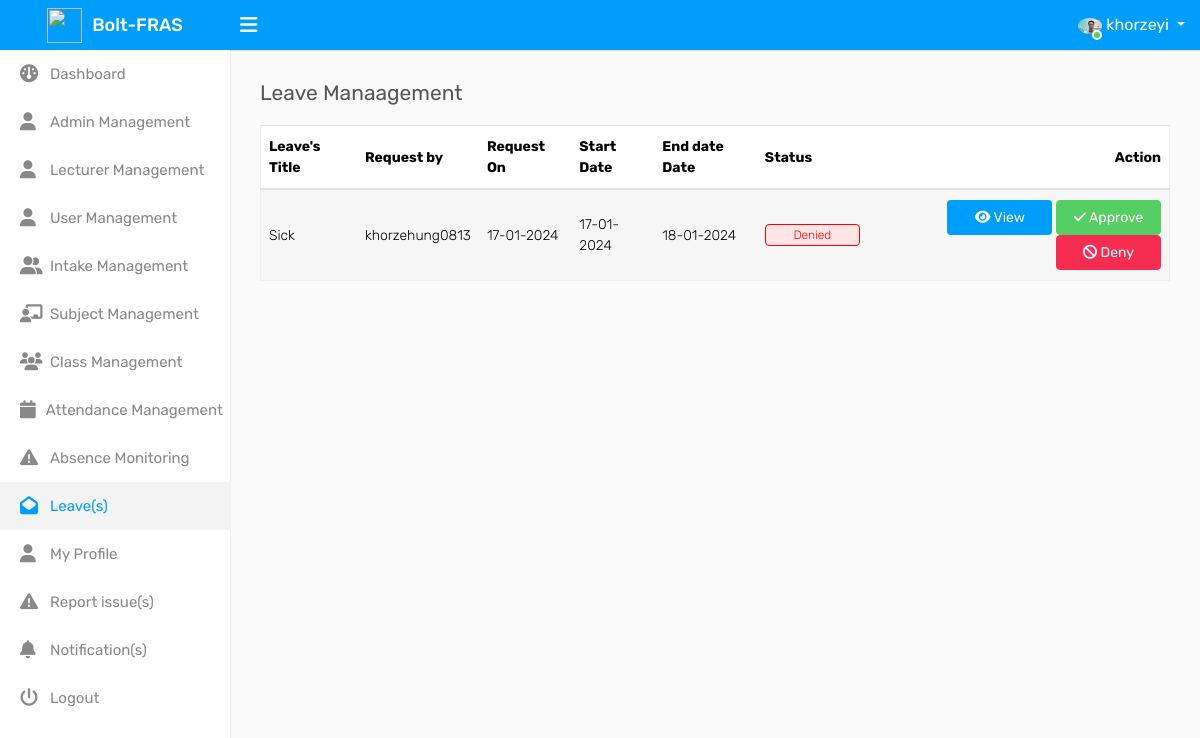
The app's page /admin-leave-management (signed in), older data.
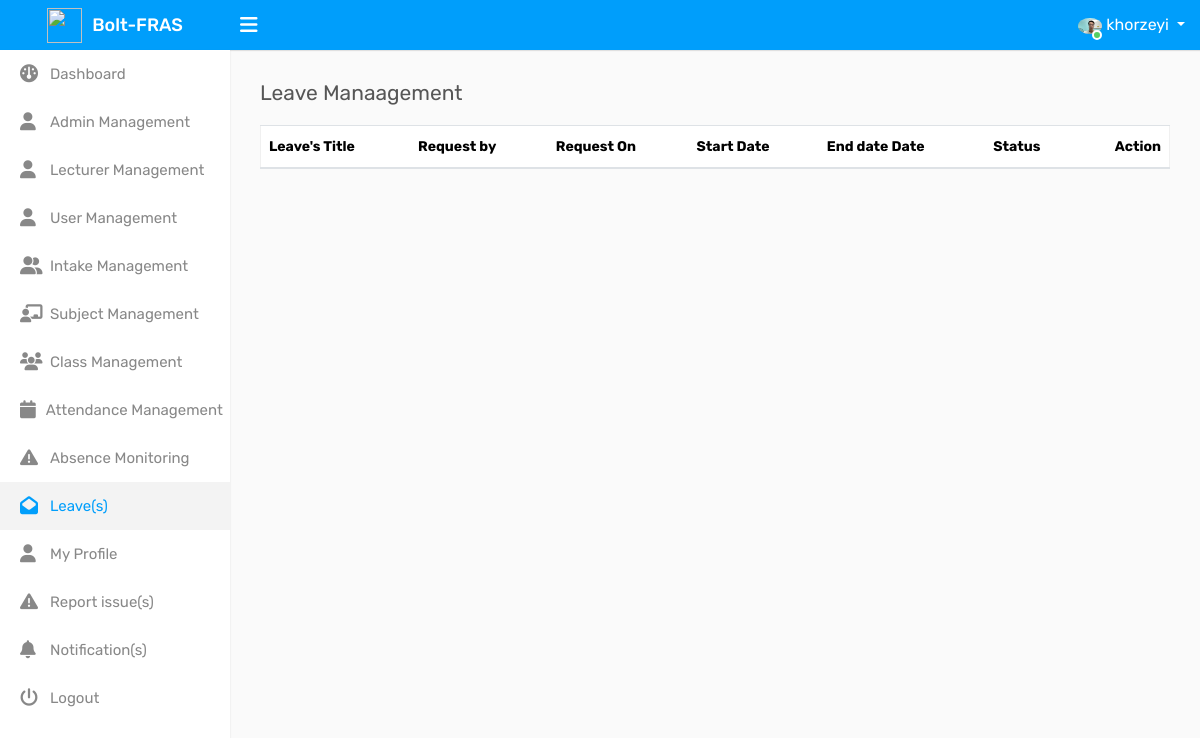
The same page, newer data.
### system/models.py (models this page shows, shortened)
class LeaveTable(models.Model):
    STATUS_CHOICES = (
        ('pending', 'Pending'),
        ('approved', 'Approved'),
        ('denied', 'Denied'),
    )
    userID = models.ForeignKey(UserProfile, on_delete=models.CASCADE, default = "Not provided")
    adminID = models.ForeignKey(AdminProfile, on_delete=models.CASCADE, default="Not provided")
    leaveTitle = models.CharField(max_length=255, default = "Not provided")
    leaveDescription = models.CharField(max_length=255, null=True)
    leaveAttachment = models.ImageField(null=True, blank=True, upload_to='leaveAttatchment')
    status = models.CharField(max_length=10, choices=STATUS_CHOICES, default='pending')
    startDate = models.DateField(default=datetime.date.today)
    endDate = models.DateField(default=datetime.date.today)
    applyDate = models.DateField(default=datetime.date.today)

class UserProfile(models.Model):
    userId = models.CharField(max_length=50, primary_key=True, default="Not provided")
    intakeCode = models.ForeignKey(IntakeTable, on_delete=models.CASCADE, default="Not provided")
    absenceMonitoringId = models.ForeignKey(AbsenceMonitoringTable, on_delete=models.SET_NULL, null=True, blank=True)
    faceImageUrl = models.ImageField(null=True, blank=True, upload_to='faceImage', default='faceImage/default.png')
    user = models.OneToOneField(User, on_delete=models.CASCADE, limit_choices_to={'groups__name': 'user'})

### system/decorators.py (the view)
        def wrapper_func(request, *args, **kwargs):
            group = None
            if request.user.groups.exists():
                group = request.user.groups.all()[0].name
            if group in allow_roles:
                return view_func(request, *args, **kwargs)
            else:
                message = 'Sorry, you are not allowed to view this page'
                return render(request, 'error.html', {'message': message})

### system/context_processors.py (called while the page is built)
def notification_count(request):
    allowed_groups = ['admin', 'user']
    if request.user.is_authenticated and request.user.groups.filter(name__in=allowed_groups).exists():
        notifications = NotificationTable.objects.filter(receiver=request.user.username, status='delivered')
        notification_count = notifications.count()
    else:
        notification_count = 0
    return {'notification_count': notification_count}

def unread_leave_count(request):
    allowed_groups = ['admin']
    if request.user.is_authenticated and request.user.groups.filter(name='admin').exists():
        user = request.user
        admin = AdminProfile.objects.get(user=user)
        leaves = LeaveTable.objects.filter(adminID=admin, status='pending')
        leave_count = leaves.count()
    else:
        leave_count = 0
    return {'leave_count': leave_count}

### system/views/admin_views.py (called while the page is built)
@login_required(login_url='/')
@allow_users(allow_roles=['admin'])
def admin_leaveManagement(request):
    leaves = LeaveTable.objects.all()
    return render(request, 'admin-templates/leavemanagement.html', {'leaves': leaves})

### system/templates/admin-templates/leaveManagement.html (shortened to what this page needs)
{% load static %}
{% include 'head.html' %}
<body>
    <div class="main-wrapper">
        {% include 'header_admin.html' %}
        <div class="page-wrapper">
            <div class="content">
                <div class="row">
                    <div class="col-sm-4 col-3">
                        <h4 class="page-title">Leave Manaagement</h4>
                    </div>
                </div>
                <div class="row">
                    <div class="col-md-12">
                        <div class="table-responsive">
                            <table id="example" class="table table-striped custom-table mb-0">
                                <thead>
                                    <tr>
                                        <th>Leave's Title</th>
                                        <th>Request by</th>
                                        <th>Request On</th>
                                        <th>Start Date</th>
                                        <th>End date Date</th>
                                        <th>Status</th>
                                        <th class="text-right">Action</th>
                                    </tr>
                                </thead>
                                <tbody>
                                    {% for leave in leaves %}
                                        {% if leave.adminID.adminId == request.user.adminprofile.adminId %}
                                            <tr>
                                                <td>{{ leave.leaveTitle }}</td>
                                                <td>{{ leave.userID.user.username }}</td>
                                                <td>{{ leave.applyDate|date:"d-m-Y"}}</td>
                                                <td>{{ leave.startDate|date:"d-m-Y" }}</td>
                                                <td>{{ leave.endDate|date:"d-m-Y" }}</td>
                                                <td>
                                                    {% if leave.status == "pending"%}
                                                        <span class="custom-badge status-orange">Pending</span>
                                                    {% elif leave.status == "approved"%}
                                                        <span class="custom-badge status-green">Approved</span>
                                                    {% elif leave.status == "denied"%}
                                                        <span class="custom-badge status-red">Denied</span>
                                                    {% endif%}
                                                </td>
                                                <td class="text-right">
                                                    <a href="admin-view-leave/{{leave.id}}"><button type="button" class="btn btn-primary" style="width: 105px;"><i class="fa fa-eye"></i> View</button></a>
                                                    <a href="admin-approve-leave/{{leave.id}}"><button type="button" class="btn btn-success" style="width: 105px;"><i class="fa fa-check"></i> Approve</button></a>
                                                    <a href="admin-deny-leave/{{leave.id}}"><button type="button" class="btn btn-danger" style="width: 105px;"><i class="fa fa-ban"></i> Deny</button></a>
                                                </td>
                                            </tr>
                                        {% endif %}
                                    {% endfor %}
                                </tbody>
                            </table>
                        </div>
                    </div>
                </div>
            </div>
        </div>
    </div>
</body>
</html>

Row changes from the older to the newer data that the page shows:
removed LeaveTable: leaveTitle "Sick", userID.user.username "khorzehung0813", applyDate "17-01-2024", startDate "17-01-2024", endDate "18-01-2024", status "Denied"
